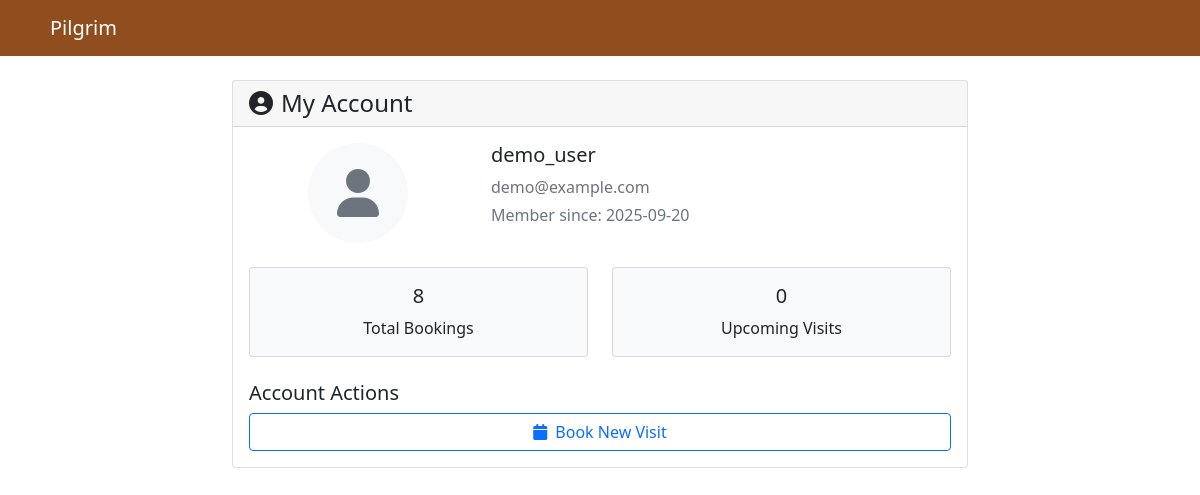
/my-account (signed in), run on the app's committed database.
### tables this page shows
CREATE TABLE users (
            id INTEGER PRIMARY KEY AUTOINCREMENT,
            username TEXT UNIQUE NOT NULL,
            email TEXT UNIQUE NOT NULL,
            password_hash TEXT NOT NULL
        , created_at TEXT);

### app.py (the view)
@app.route('/my-account')
@login_required
def my_account():
    conn = sqlite3.connect('pilgrim.db')
    cursor = conn.cursor()
    cursor.execute('SELECT username, email, created_at FROM users WHERE id = ?', (session['user_id'],))
    user_data = cursor.fetchone()
    cursor.execute('SELECT COUNT(*) FROM bookings WHERE user_id = ?', (session['user_id'],))
    booking_count = cursor.fetchone()[0]
    cursor.execute('SELECT COUNT(*) FROM visitors WHERE user_id = ?', (session['user_id'],))
    visitor_count = cursor.fetchone()[0]
    conn.close()
    return render_template('my_account.html',
                         user_data=user_data,
                         booking_count=booking_count,
                         visitor_count=visitor_count)

### app.py (called while the page is built)
def login_required(f):
    @wraps(f)
    def decorated_function(*args, **kwargs):
        if 'user_id' not in session:
            if request.is_json or request.headers.get('X-Requested-With') == 'XMLHttpRequest':
                return jsonify({"success": False, "message": "Login required"}), 401
            flash("Please login first", "error")
            return redirect(url_for('index'))
        return f(*args, **kwargs)
    return decorated_function

### templates/my_account.html (shortened to what this page needs)
<!DOCTYPE html>
<html>
<head>
    <link href="https://cdn.jsdelivr.net/npm/bootstrap@5.1.3/dist/css/bootstrap.min.css" rel="stylesheet">
    <link rel="stylesheet" href="https://cdnjs.cloudflare.com/ajax/libs/font-awesome/6.0.0/css/all.min.css">
</head>
<body>
    <nav class="navbar navbar-expand-lg navbar-light" style="background: rgba(139, 69, 19, 0.95);">
        <div class="container">
            <a class="navbar-brand text-white" href="{{ url_for('user_dashboard') }}">
                Pilgrim
            </a>
        </div>
    </nav>
    <div class="container mt-4">
        <div class="row justify-content-center">
            <div class="col-md-8">
                <div class="card">
                    <div class="card-header">
                        <h4 class="mb-0"><i class="fas fa-user-circle me-2"></i>My Account</h4>
                    </div>
                    <div class="card-body">
                        <div class="row mb-4">
                            <div class="col-md-4 text-center">
                                <div class="bg-light rounded-circle d-flex align-items-center justify-content-center mx-auto" style="width: 100px; height: 100px;">
                                    <i class="fas fa-user fa-3x text-secondary"></i>
                                </div>
                            </div>
                            <div class="col-md-8">
                                <h5>{{ user_data[0] }}</h5>
                                <p class="text-muted mb-1">{{ user_data[1] }}</p>
                                <p class="text-muted">Member since: {{ user_data[2][:10] }}</p>
                            </div>
                        </div>
                        <div class="row">
                            <div class="col-md-6">
                                <div class="card bg-light">
                                    <div class="card-body text-center">
                                        <h5 class="card-title">{{ booking_count }}</h5>
                                        <p class="card-text">Total Bookings</p>
                                    </div>
                                </div>
                            </div>
                            <div class="col-md-6">
                                <div class="card bg-light">
                                    <div class="card-body text-center">
                                        <h5 class="card-title">0</h5>
                                        <p class="card-text">Upcoming Visits</p>
                                    </div>
                                </div>
                            </div>
                        </div>
                        <div class="mt-4">
                            <h5>Account Actions</h5>
                            <div class="d-grid gap-2">
                                <a href="{{ url_for('user_dashboard') }}" class="btn btn-outline-primary">
                                    <i class="fas fa-calendar me-2"></i>Book New Visit
                                </a>
                            </div>
                        </div>
                    </div>
                </div>
            </div>
        </div>
    </div>
</body>
</html>

### data on the page
users: username "demo_user", email "demo@example.com", created_at "2025-09-20"

### other printed values
{{ booking_count }} "8"
